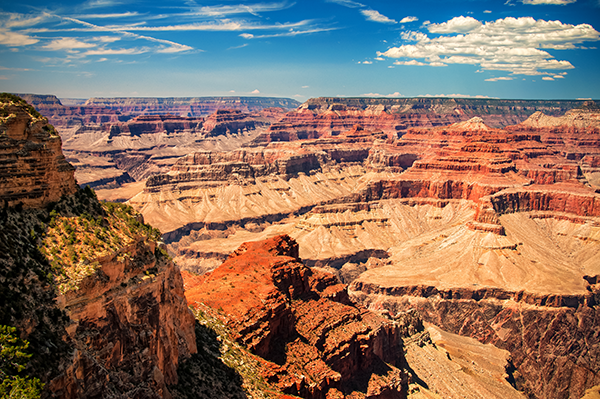
#> input picture grand_canyon.png, 600 x 399 px
$ python rotate.py --image grand_canyon.png
#> lines starting #> are read from the running program, lines starting #| are printed output that depends on the picture
# import the necessary packages
import numpy as np
import argparse
import imutils
import cv2

# construct the argument parser and parse the arguments
ap = argparse.ArgumentParser()
ap.add_argument("-i", "--image", required=True, help="Path to the image")
args = vars(ap.parse_args())

# load the image and show it
image = cv2.imread(args["image"])
#> image is the input picture: shape (399, 600, 3); mean B, G, R 97.3, 113.1, 138.6
cv2.imshow("Original", image)

# grab the dimensions of the image and calculate the center of the image
(h, w) = image.shape[:2]
#> h = 399; w = 600
(cX, cY) = (w / 2, h / 2)
#> cX = 300; cY = 199.5

# rotate our image by 45 degrees
M = cv2.getRotationMatrix2D((cX, cY), 45, 1.0)
rotated = cv2.warpAffine(image, M, (w, h))
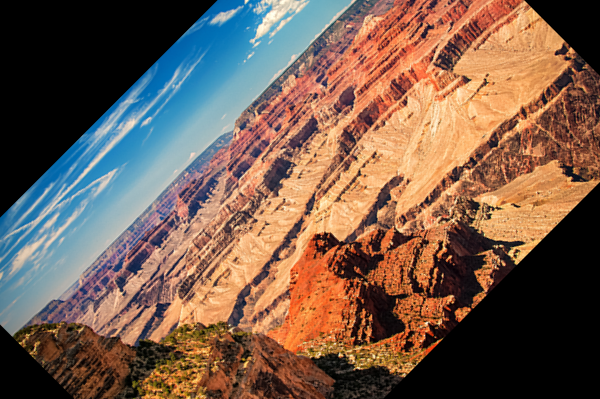
#> rotated: shape (399, 600, 3); mean B, G, R 78.3, 93.1, 117.8
cv2.imshow("Rotated by 45 Degrees", rotated)

# rotate our image by -90 degrees
M = cv2.getRotationMatrix2D((cX, cY), -90, 1.0)
rotated = cv2.warpAffine(image, M, (w, h))
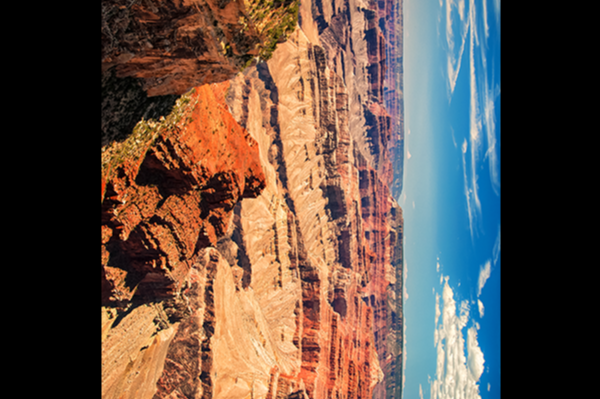
#> rotated: shape (399, 600, 3); mean B, G, R 70, 80.5, 98.3
cv2.imshow("Rotated by -90 Degrees", rotated)

# rotate our image around an arbitrary point rather than the center
M = cv2.getRotationMatrix2D((cX - 50, cY - 50), 45, 1.0)
rotated = cv2.warpAffine(image, M, (w, h))
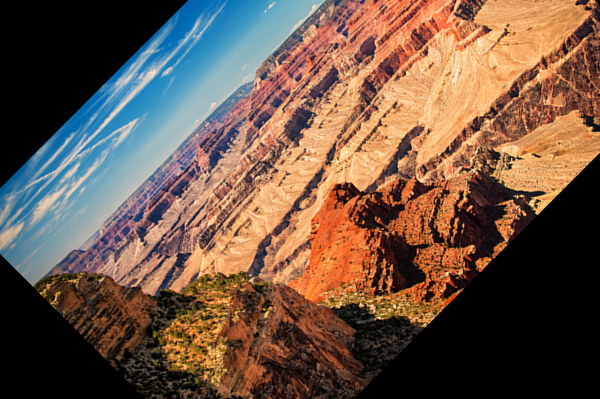
#> rotated: shape (399, 600, 3); mean B, G, R 71.1, 86, 110
cv2.imshow("Rotated by Offset & 45 Degrees", rotated)

# finally, let's use our helper function in imutils to rotate the image by
# 180 degrees (flipping it upside down)
rotated = imutils.rotate(image, 180)
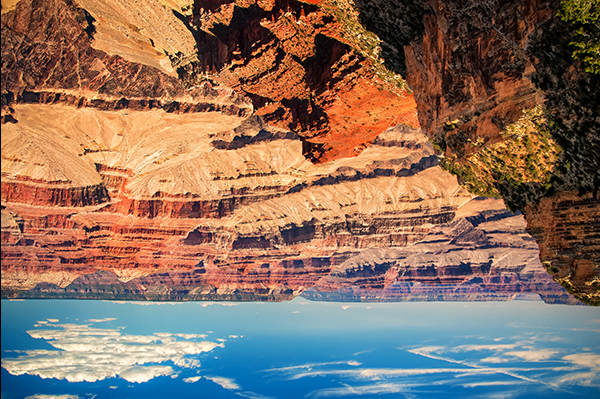
#> rotated: shape (399, 600, 3); mean B, G, R 97.2, 113.1, 138.5
cv2.imshow("Rotated by 180 Degrees", rotated)


# 1. Question
# Download the following image: http://pyimg.co/kwy7l
# Then, use OpenCV to rotate the image 30 degrees clockwise. What is the value of the pixel located at x=335 and y=254?
M = cv2.getRotationMatrix2D((cX, cY), -30, 1.0)
rotated = cv2.warpAffine(image, M, (w, h))
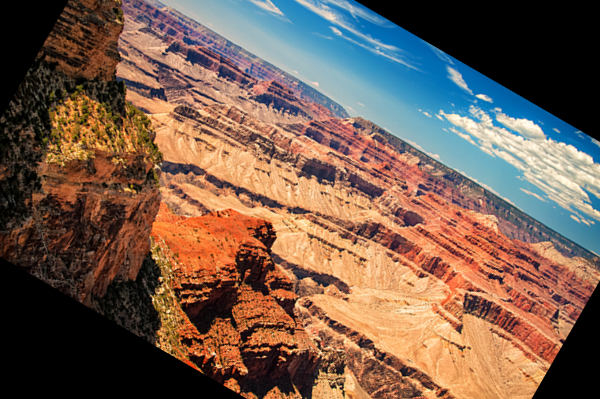
#> rotated: shape (399, 600, 3); mean B, G, R 78.5, 93.2, 118.1
(b, g, r) = rotated[254, 335]
#> b = 103; g = 170; r = 248
cv2.imshow("Question 1.", rotated)
print("Pixel at (0, 0) - Red: {r}, Green: {g}, Blue: {b}".format(r=r, g=g, b=b))
#| Pixel at (0, 0) - Red: 248, Green: 170, Blue: 103

# 2. Question
# Now rotate the image 110 degrees counter-clockwise. What is the value of the pixel located at x=312, y=136?
M = cv2.getRotationMatrix2D((cX, cY), 110, 1.0)
rotated = cv2.warpAffine(image, M, (w, h))
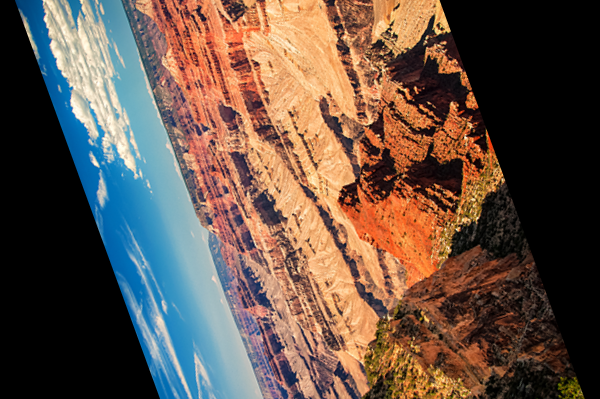
#> rotated: shape (399, 600, 3); mean B, G, R 71.9, 83, 101.3
(b, g, r) = rotated[136, 312]
#> b = 134; g = 191; r = 250
cv2.imshow("Question 2.", rotated)
print("Pixel at (0, 0) - Red: {r}, Green: {g}, Blue: {b}".format(r=r, g=g, b=b))
#| Pixel at (0, 0) - Red: 250, Green: 191, Blue: 134

# 3. Question
# Change the call to cv2.getRotationMatrix2D to rotate the image 88 degrees counter-clockwise about coordinate (50, 50). What is the value of the pixel located at point (10, 10)?
M = cv2.getRotationMatrix2D((50, 50), 88, 1.0)
rotated = cv2.warpAffine(image, M, (w, h))
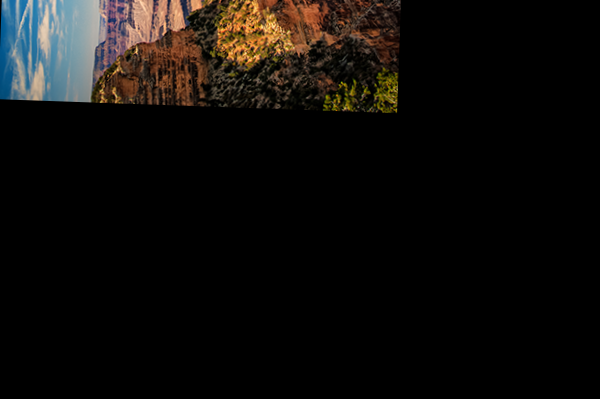
#> rotated: shape (399, 600, 3); mean B, G, R 11.5, 13.6, 15.7
(b, g, r) = rotated[10, 10]
#> b = 163; g = 120; r = 48
cv2.imshow("Question 3.", rotated)
print("Pixel at (0, 0) - Red: {r}, Green: {g}, Blue: {b}".format(r=r, g=g, b=b))
#| Pixel at (0, 0) - Red: 48, Green: 120, Blue: 163

cv2.waitKey(0)
